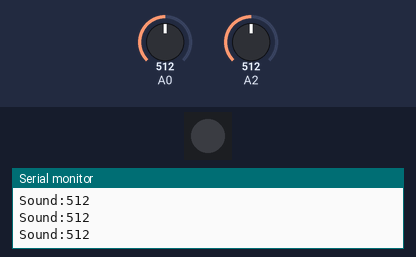
Simulated run of this sketch. Board: Arduino Uno, built with avr-gcc and run on an emulated ATmega328P. Shown: 1 RGB LEDs in strip order, left to right, the last lines printed to the serial monitor. The inputs (shaded band) are chosen by the test bench; at power-on: A2 = 512, A0 = 512.

Above: at 1.2 s.
1.3 s: A2 set to 55
2.8 s: A2 set to 44
At 4.1 s:
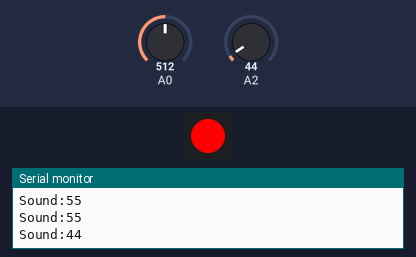
4.4 s: A2 set to 60
At 5.8 s:
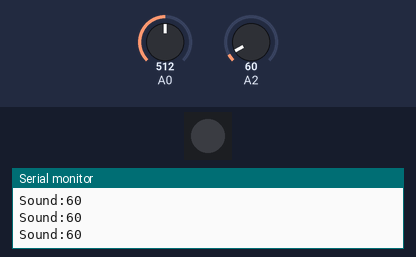
6.5 s: A2 set to 40
At 7.4 s:
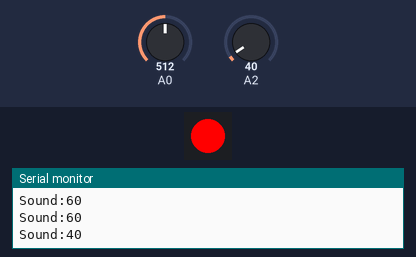
Timing chart, 0 to 9.1 s (numbered marks = the images above; inputs shaded):
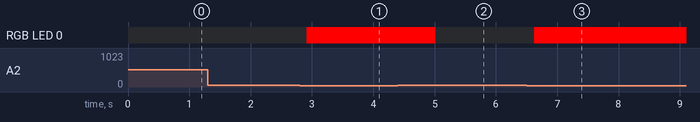

Measured:
- the behaviour switches between 50 and 49 on A2 (found by bisection; images 0 and 1)
- after the input at 2.8 s, RGB LED 0: off → RGB(255, 0, 0) after 0.12 s
- after the input at 4.4 s, RGB LED 0: RGB(255, 0, 0) → off after 0.62 s
- after the input at 6.5 s, RGB LED 0: off → RGB(255, 0, 0) after 0.13 s

The sketch:

_66666666.ino
```cpp
#include <Adafruit_NeoPixel.h>  //调用LED彩灯的库文件

Adafruit_NeoPixel ColorLED = Adafruit_NeoPixel(1, 6, NEO_GRB + NEO_KHZ800);
//定义彩灯引脚以及数量

int state,sound; //定义一个整数变量state

void setup() {
  Serial.begin(9600); //设置串口波特率为9600
  pinMode(A0, INPUT); //设置MIC传感器引脚为输入状态
  ColorLED.begin(); //设置彩灯初始状态
}

void loop() {
  state = analogRead(A2); //将MIC传感器引脚的值赋给变量state
  sound = analogRead(A0);
  Serial.print("Sound:"); //在串口监视器里打印文字 state：
  Serial.println(state); //在串口监视器里打印变量state的值，并换行
  delay(100); //延时100毫秒打印

  if (state<50&&sound>500) { //当state的值大于200时，亮红灯
    ColorLED.setPixelColor(0, ColorLED.Color(255, 0, 0));  //设置彩灯颜色为红色
    ColorLED.show();  //显示彩灯效果
    delay(2000); //持续2秒
  } else { //否则关灯
    ColorLED.setPixelColor(0, ColorLED.Color(0, 0, 0));  //设置彩灯颜色为红色
    ColorLED.show(); //显示彩灯效果
  }
}
```
